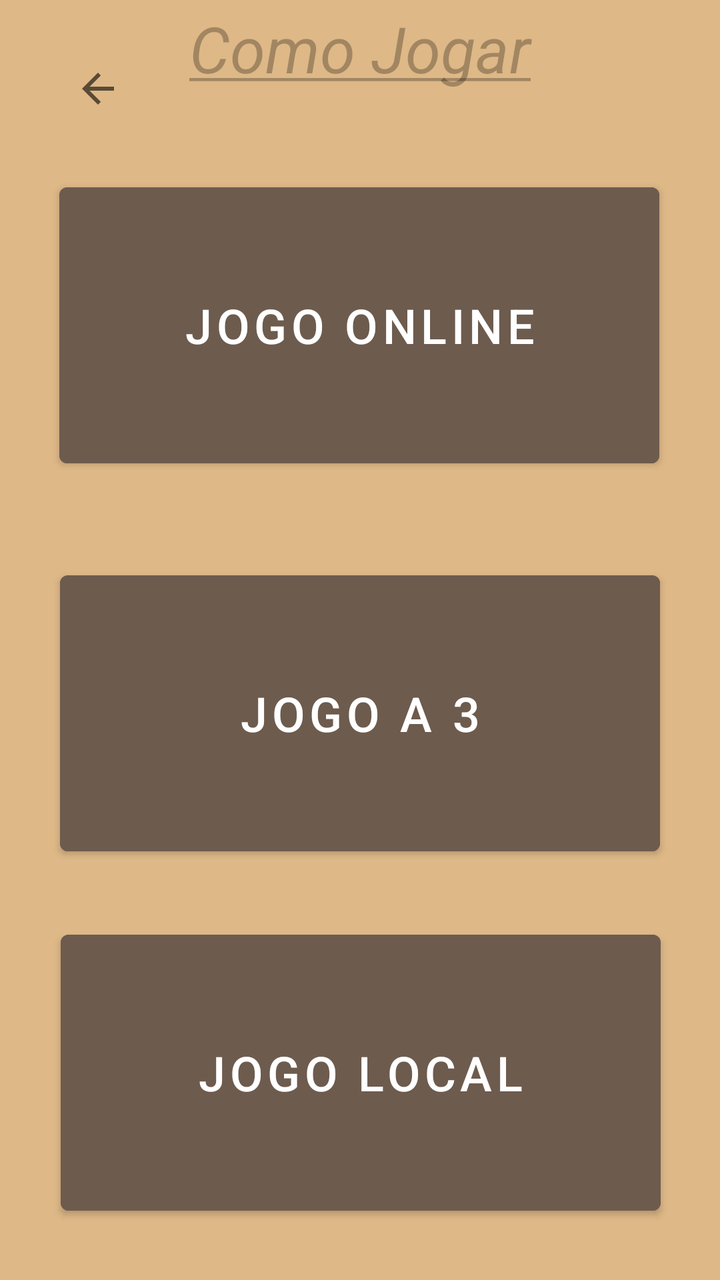
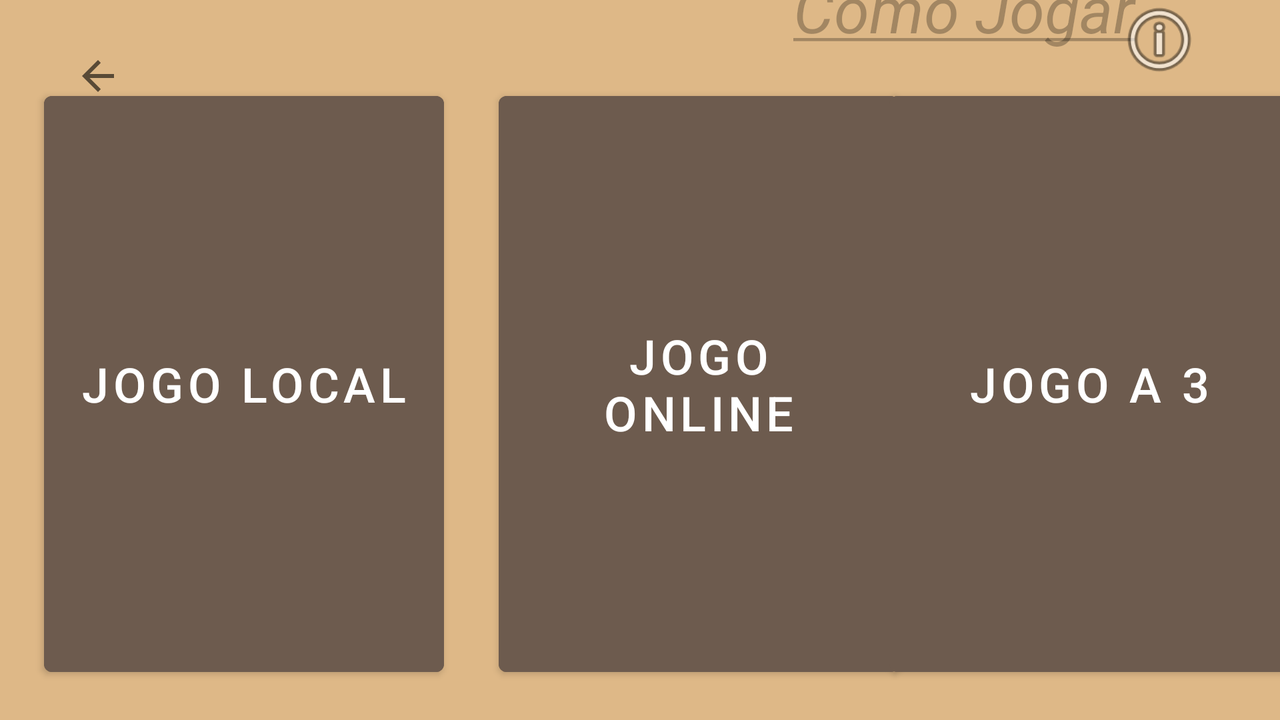

Compare how this app lays out the same screen by default and in its alternative resource folder. The renders come first, then the two layout files and the values they reference.
<!-- AndroidManifest.xml: application theme Theme.Reversi -->
<!-- res/layout/activity_modos_de_jogo.xml -->
<?xml version="1.0" encoding="utf-8"?>
<androidx.constraintlayout.widget.ConstraintLayout xmlns:android="http://schemas.android.com/apk/res/android"
    xmlns:app="http://schemas.android.com/apk/res-auto"
    xmlns:tools="http://schemas.android.com/tools"
    android:layout_width="match_parent"
    android:layout_height="match_parent"
    android:background="@color/wood"
    tools:context=".Jogo.ModosDeJogo">

    <ImageButton
        android:id="@+id/imageButtonBackGameModes"
        android:layout_width="66dp"
        android:layout_height="62dp"
        android:layout_marginStart="16dp"
        android:backgroundTint="@color/wood"
        android:contentDescription="@string/backbutton"
        app:layout_constraintBottom_toBottomOf="parent"
        app:layout_constraintEnd_toStartOf="@+id/buttonLocalGame"
        app:layout_constraintHorizontal_bias="0.0"
        app:layout_constraintStart_toStartOf="parent"
        app:layout_constraintTop_toTopOf="parent"
        app:layout_constraintVertical_bias="0.023"
        app:srcCompat="?attr/actionModeCloseDrawable"
        tools:ignore="SpeakableTextPresentCheck,RedundantDescriptionCheck" />

    <Button
        android:id="@+id/buttonLocalGame"
        android:layout_width="300dp"
        android:layout_height="150dp"
        android:backgroundTint="@color/dark_wood"
        android:text="@string/p_1v1"
        android:textSize="24sp"
        app:layout_constraintBottom_toBottomOf="parent"
        app:layout_constraintEnd_toEndOf="parent"
        app:layout_constraintHorizontal_bias="0.495"
        app:layout_constraintStart_toStartOf="parent"
        app:layout_constraintTop_toTopOf="parent"
        app:layout_constraintVertical_bias="0.179" />

    <Button
        android:id="@+id/buttonOnlineGame"
        android:layout_width="300dp"
        android:layout_height="150dp"
        android:backgroundTint="@color/dark_wood"
        android:text="@string/p_3"
        android:textSize="24sp"
        app:layout_constraintBottom_toBottomOf="parent"
        app:layout_constraintEnd_toEndOf="parent"
        app:layout_constraintStart_toStartOf="parent"
        app:layout_constraintTop_toBottomOf="@+id/buttonLocalGame"
        app:layout_constraintVertical_bias="0.175" />

    <Button
        android:id="@+id/button3WayGame"
        android:layout_width="300dp"
        android:layout_height="150dp"
        android:backgroundTint="@color/dark_wood"
        android:text="@string/p_local"
        android:textSize="24sp"
        app:layout_constraintBottom_toBottomOf="parent"
        app:layout_constraintEnd_toEndOf="parent"
        app:layout_constraintHorizontal_bias="0.504"
        app:layout_constraintStart_toStartOf="parent"
        app:layout_constraintTop_toBottomOf="@+id/buttonOnlineGame"
        app:layout_constraintVertical_bias="0.51" />

    <TextView
        android:id="@+id/textViewHowToPlayGameModes"
        android:layout_width="217dp"
        android:layout_height="61dp"
        android:layout_marginBottom="24dp"
        android:alpha="0.5"
        android:text="@string/how_to_play"
        android:textAlignment="center"
        android:textAllCaps="false"
        android:textSize="32sp"
        android:textStyle="italic"
        app:layout_constraintBottom_toTopOf="@+id/buttonLocalGame"
        app:layout_constraintEnd_toEndOf="parent"
        app:layout_constraintStart_toStartOf="parent"
        app:layout_constraintTop_toTopOf="parent"
        app:layout_constraintVertical_bias="1.0" />

</androidx.constraintlayout.widget.ConstraintLayout>
<!-- resources referenced by this layout -->
<resources>
  <color name="dark_wood">#6D5B4E</color>
  <color name="wood">#DEB887</color>
  <string name="backbutton">A back button</string>
  <string name="how_to_play"><u>Como Jogar</u></string>
  <string name="p_1v1">Jogo Online</string>
  <string name="p_3">Jogo a 3</string>
  <string name="p_local">Jogo Local</string>
  <style name="Theme.Reversi" parent="Theme.MaterialComponents.DayNight.DarkActionBar">
          
          <item name="colorPrimary">@color/purple_500</item>
          <item name="colorPrimaryVariant">@color/wood</item>
          <item name="colorOnPrimary">@color/white</item>
          
          <item name="colorSecondary">@color/teal_200</item>
          <item name="colorSecondaryVariant">@color/teal_700</item>
          <item name="colorOnSecondary">@color/black</item>
          
          <item name="android:statusBarColor">@color/wood</item>
          
      </style>
  <color name="purple_500">#FF6200EE</color>
  <color name="white">#FFFFFFFF</color>
  <color name="teal_200">#FF03DAC5</color>
  <color name="teal_700">#FF018786</color>
  <color name="black">#FF000000</color>
</resources>
<!-- res/layout-land/activity_modos_de_jogo.xml (the repository's variant of the layout above) -->
<!-- drawn on the phone turned sideways -->
<?xml version="1.0" encoding="utf-8"?>
<androidx.constraintlayout.widget.ConstraintLayout xmlns:android="http://schemas.android.com/apk/res/android"
    xmlns:app="http://schemas.android.com/apk/res-auto"
    xmlns:tools="http://schemas.android.com/tools"
    android:layout_width="match_parent"
    android:layout_height="match_parent"
    android:background="@color/wood"
    tools:context=".Jogo.ModosDeJogo">

    <ImageButton
        android:id="@+id/imageButtonBack"
        android:layout_width="66dp"
        android:layout_height="62dp"
        android:layout_marginStart="16dp"
        android:backgroundTint="@color/wood"
        android:contentDescription="@string/backbutton"
        app:layout_constraintBottom_toBottomOf="parent"
        app:layout_constraintEnd_toStartOf="@+id/buttonLocalGame"
        app:layout_constraintHorizontal_bias="0.0"
        app:layout_constraintStart_toStartOf="parent"
        app:layout_constraintTop_toTopOf="parent"
        app:layout_constraintVertical_bias="0.023"
        app:srcCompat="?attr/actionModeCloseDrawable"
        tools:ignore="SpeakableTextPresentCheck,RedundantDescriptionCheck" />

    <Button
        android:id="@+id/buttonLocalGame"
        android:layout_width="200dp"
        android:layout_height="300dp"
        android:backgroundTint="@color/dark_wood"
        android:text="@string/p_1v1"
        android:textSize="24sp"
        app:layout_constraintBottom_toBottomOf="parent"
        app:layout_constraintEnd_toEndOf="parent"
        app:layout_constraintHorizontal_bias="0.125"
        app:layout_constraintStart_toEndOf="@+id/button3WayGame"
        app:layout_constraintTop_toTopOf="parent"
        app:layout_constraintVertical_bias="0.702" />

    <Button
        android:id="@+id/buttonOnlineGame"
        android:layout_width="200dp"
        android:layout_height="300dp"
        android:backgroundTint="@color/dark_wood"
        android:text="@string/p_3"
        android:textSize="24sp"
        app:layout_constraintBottom_toBottomOf="parent"
        app:layout_constraintEnd_toEndOf="parent"
        app:layout_constraintHorizontal_bias="0.53"
        app:layout_constraintStart_toEndOf="@+id/buttonLocalGame"
        app:layout_constraintTop_toTopOf="parent"
        app:layout_constraintVertical_bias="0.702" />

    <Button
        android:id="@+id/button3WayGame"
        android:layout_width="200dp"
        android:layout_height="300dp"
        android:backgroundTint="@color/dark_wood"
        android:text="@string/p_local"
        android:textSize="24sp"
        app:layout_constraintBottom_toBottomOf="parent"
        app:layout_constraintEnd_toEndOf="parent"
        app:layout_constraintHorizontal_bias="0.05"
        app:layout_constraintStart_toStartOf="parent"
        app:layout_constraintTop_toTopOf="parent"
        app:layout_constraintVertical_bias="0.702" />

    <TextView
        android:id="@+id/textViewHowToPlayGameModes"
        android:layout_width="220dp"
        android:layout_height="61dp"
        android:alpha="0.5"
        android:text="@string/how_to_play"
        android:textAlignment="center"
        android:textSize="32sp"
        android:textStyle="italic"
        app:layout_constraintBottom_toTopOf="@+id/buttonOnlineGame"
        app:layout_constraintEnd_toEndOf="parent"
        app:layout_constraintHorizontal_bias="0.886"
        app:layout_constraintStart_toStartOf="parent"
        app:layout_constraintTop_toTopOf="parent"
        app:layout_constraintVertical_bias="0.941" />

    <ImageView
        android:id="@+id/imageViewInfoIcon"
        android:layout_width="44dp"
        android:layout_height="53dp"
        app:layout_constraintBottom_toTopOf="@+id/buttonLocalGame"
        app:layout_constraintEnd_toEndOf="parent"
        app:layout_constraintHorizontal_bias="0.829"
        app:layout_constraintStart_toStartOf="@+id/textViewHowToPlayGameModes"
        app:layout_constraintTop_toTopOf="parent"
        app:layout_constraintVertical_bias="0.64"
        app:srcCompat="@android:drawable/ic_menu_info_details" />
</androidx.constraintlayout.widget.ConstraintLayout>
